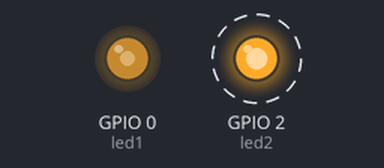
Recording of a program running on a simulated ESP32. Shown: output pins drawn as LEDs (lit = HIGH). Dashed ring = blinking.

Above: at 0.05 s.
Timing chart, 0 to 3.0 s (numbered marks = the images above):
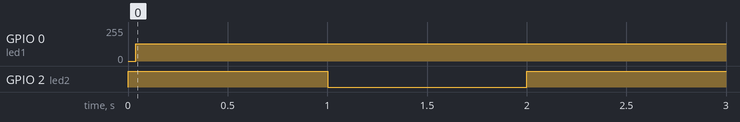

The program:

main.cpp
```cpp
#include <Arduino.h>
#define led1 0
#define led2 2

void HighPriorityTask(void *pvParameters){
  pinMode(led1,OUTPUT);

  while(1)
  {
    digitalWrite(led1,!(digitalRead(led1)));
    //vTaskDelay(500/portTICK_PERIOD_MS);
    //digitalWrite(led1,LOW);
    //vTaskDelay(500/portTICK_PERIOD_MS);
  }
}

void LowPriorityTask(void *pvParameters){
  pinMode(led2,OUTPUT);

  while(1)
  {
    digitalWrite(led2,HIGH);
    vTaskDelay(1000/portTICK_PERIOD_MS);
    digitalWrite(led2,LOW);
    vTaskDelay(1000/portTICK_PERIOD_MS);
  }
}

void setup() {
  Serial.begin(115200);

  xTaskCreatePinnedToCore(
    HighPriorityTask,
    "High priority",
    1000,
    NULL,
    2,
    NULL,
    1
  );

    xTaskCreatePinnedToCore(
    LowPriorityTask,
    "Low priority",
    1000,
    NULL,
    1,
    NULL,
    1
  );
}

void loop() {
}
```

Measured:
- by itself, GPIO 0 (led1): 0/255 → 128/255 at 0.04 s
- by itself, GPIO 2 (led2): alternates HIGH for 1.0 s and LOW for 1.0 s
